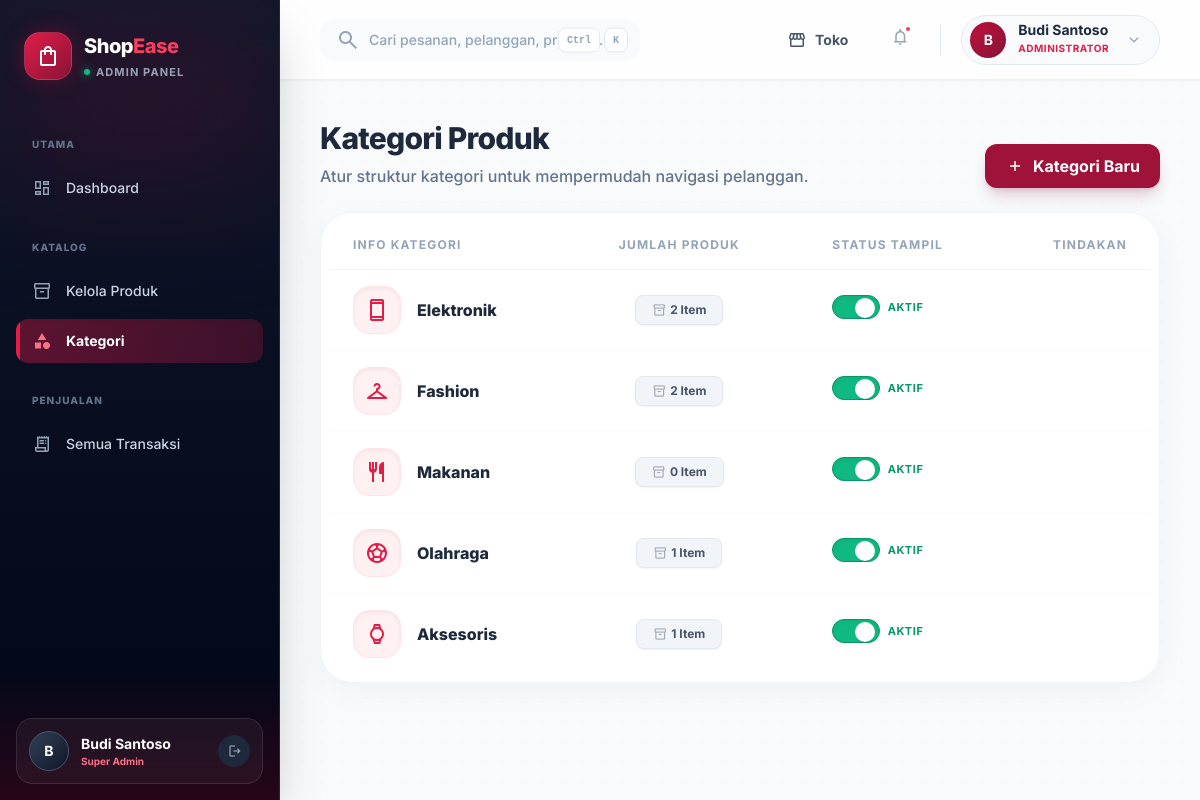
Screenshot of /admin/categories.php (signed in) with the database file from the repository.
### tables this page shows
CREATE TABLE IF NOT EXISTS `users` (
  `id`         INT UNSIGNED NOT NULL AUTO_INCREMENT,
  `name`       VARCHAR(100) NOT NULL,
  `email`      VARCHAR(150) NOT NULL UNIQUE,
  `password`   VARCHAR(255) NOT NULL,
  `phone`      VARCHAR(20)  DEFAULT NULL,
  `gender`     ENUM('male','female','other') DEFAULT NULL,
  `birth_date` DATE         DEFAULT NULL,
  `role`       ENUM('user','admin') NOT NULL DEFAULT 'user',
  `created_at` TIMESTAMP NOT NULL DEFAULT CURRENT_TIMESTAMP,
  PRIMARY KEY (`id`)
);

CREATE TABLE IF NOT EXISTS `categories` (
  `id`        INT UNSIGNED NOT NULL AUTO_INCREMENT,
  `name`      VARCHAR(100) NOT NULL,
  `icon`      VARCHAR(50)  DEFAULT 'category',
  `is_active` TINYINT(1)   NOT NULL DEFAULT 1,
  PRIMARY KEY (`id`)
);

### config/functions.php (called while the page is built, shortened)
<?php
function getCurrentUser(): ?array {
    $pdo = getDB();
    $stmt = $pdo->prepare('SELECT * FROM users WHERE id = ?');
    $stmt->execute([$_SESSION['user_id']]);
    return $stmt->fetch() ?: null;
}

### admin/categories.php (the view, shortened to what this page needs)
<?php include 'components/admin_header.php'; ?>
<?php
require_once __DIR__ . '/../config/functions.php';
$pdo = getDB();
$categories = $pdo->query(
    'SELECT c.*, COUNT(p.id) AS product_count
     FROM categories c
     LEFT JOIN products p ON p.category_id = c.id
     GROUP BY c.id
     ORDER BY c.id ASC'
)->fetchAll();
?>
<div class="mb-6 flex flex-col sm:flex-row sm:items-end justify-between gap-4">
    <div>
        <h2 class="text-3xl font-extrabold text-accent tracking-tight">Kategori Produk</h2>
        <p class="text-slate-500 font-medium mt-2">Atur struktur kategori untuk mempermudah navigasi pelanggan.</p>
    </div>
    <button onclick="openModal('addCatModal')" class="flex items-center gap-2 bg-primary-800 hover:bg-primary-900 text-white px-5 py-2.5 rounded-xl font-bold shadow-lg shadow-primary-900/20 shrink-0 transition-transform active:scale-95">
        <span class="material-symbols-outlined text-[20px]">add</span> Kategori Baru
    </button>
</div>
<div class="bg-white rounded-[2rem] border border-slate-100 shadow-[0_8px_30px_rgba(0,0,0,0.04)] overflow-hidden mb-8 mt-4">
    <div class="overflow-x-auto p-2">
        <table class="w-full text-left border-collapse whitespace-nowrap">
            <thead>
                <tr>
                    <th class="px-6 py-4 text-xs font-bold text-slate-400 uppercase tracking-widest border-b border-slate-100">Info Kategori</th>
                    <th class="px-6 py-4 text-xs font-bold text-slate-400 uppercase tracking-widest border-b border-slate-100 text-center">Jumlah Produk</th>
                    <th class="px-6 py-4 text-xs font-bold text-slate-400 uppercase tracking-widest border-b border-slate-100 text-center">Status Tampil</th>
                    <th class="px-6 py-4 text-xs font-bold text-slate-400 uppercase tracking-widest border-b border-slate-100 text-right">Tindakan</th>
                </tr>
            </thead>
            <tbody class="divide-y divide-slate-50">
                <?php foreach ($categories as $cat): ?>
                <tr class="hover:bg-slate-50/80 group transition-all duration-300 <?= $cat['is_active'] ? '' : 'bg-slate-50/50 grayscale-[20%]' ?>">
                    <td class="px-6 py-4">
                        <div class="flex items-center gap-4">
                            <div class="size-12 rounded-2xl flex items-center justify-center shrink-0 transition-all duration-300 <?= $cat['is_active'] ? 'bg-primary-50 text-primary-600 shadow-inner border border-primary-100 group-hover:bg-primary-600 group-hover:text-white' : 'bg-slate-100 text-slate-400 border border-slate-200' ?>">
                                <span class="material-symbols-outlined text-[24px]"><?= htmlspecialchars($cat['icon'] ?? 'category') ?></span>
                            </div>
                            <div>
                                <span class="font-extrabold text-base transition-colors <?= $cat['is_active'] ? 'text-slate-800 group-hover:text-primary-800' : 'text-slate-500' ?>"><?= htmlspecialchars($cat['name']) ?></span>
                            </div>
                        </div>
                    </td>
                    <td class="px-6 py-4 text-center">
                        <span class="inline-flex items-center justify-center px-4 py-1.5 bg-slate-100 text-slate-600 rounded-lg text-xs font-bold border border-slate-200 shadow-sm">
                            <span class="material-symbols-outlined text-[14px] mr-1 opacity-50">inventory_2</span>
                            <?= $cat['product_count'] ?> Item
                        </span>
                    </td>
                    <td class="px-6 py-4 text-center">
                        <form method="POST" action="category_action.php" class="inline-block">
                            <button type="submit" class="group/toggle flex items-center justify-center gap-2 text-sm mx-auto" title="Klik untuk mengubah status">
                                <div class="relative w-12 h-6 rounded-full transition-all duration-300 shadow-inner border <?= $cat['is_active'] ? 'bg-emerald-500 border-emerald-600' : 'bg-slate-300 border-slate-400' ?>">
                                    <span class="absolute top-0.5 size-5 rounded-full bg-white shadow-sm transition-all duration-300 <?= $cat['is_active'] ? 'left-[22px]' : 'left-0.5' ?>"></span>
                                </div>
                                <span class="font-bold text-[11px] uppercase tracking-wider w-14 text-left transition-colors <?= $cat['is_active'] ? 'text-emerald-600' : 'text-slate-400' ?>">
                                    <?= $cat['is_active'] ? 'Aktif' : 'Nonaktif' ?>
                                </span>
                            </button>
                        </form>
                    </td>
                    <td class="px-6 py-4">
                    </td>
                </tr>
                <?php endforeach; ?>
            </tbody>
        </table>
    </div>
</div>
<?php include 'components/admin_footer.php'; ?>

### admin/components/admin_header.php (shortened to what this page needs)
<?php
require_once __DIR__ . '/../../config/functions.php';
$adminUser = getCurrentUser();
$adminName = htmlspecialchars($adminUser['name'] ?? 'Admin');
$adminInitial = strtoupper(substr($adminUser['name'] ?? 'A', 0, 1));
?>
<!DOCTYPE html>
<html lang="id">
<head>
    <script src="https://cdn.tailwindcss.com?plugins=forms,container-queries"></script>
    <script id="tailwind-config">
        tailwind.config = {
            theme: {
                extend: {
                    colors: {
                        primary: {
                            50: '#fff1f2',
                            100: '#ffe4e6',
                            200: '#fecdd3',
                            300: '#fda4af',
                            400: '#fb7185',
                            500: '#f43f5e',
                            600: '#e11d48',
                            700: '#be123c',
                            800: '#9f1239', // Maroon base
                            900: '#881337',
                            950: '#4c0519',
                        },
                        accent: '#1e293b',
                        sidebar: '#0f172a',
                    },
                    fontFamily: { display: ['Inter', 'sans-serif'] },
                },
            },
        }
    </script>
</head>
<body class="font-display text-slate-800 bg-slate-50 antialiased selection:bg-primary-200 selection:text-primary-900">
<div class="flex h-screen overflow-hidden">
    <?php include 'admin_sidebar.php'; ?>
    <div class="flex-1 flex flex-col overflow-hidden relative">
        <header class="h-20 bg-white/80 backdrop-blur-xl border-b border-slate-200/60 flex items-center justify-between px-6 lg:px-10 z-20 shrink-0 shadow-sm sticky top-0">
            <div class="flex items-center gap-6 flex-1">
                <div class="relative w-80 max-w-full group">
                    <span class="material-symbols-outlined absolute left-4 top-1/2 -translate-y-1/2 text-slate-400 group-focus-within:text-primary-600 transition-colors">search</span>
                    <input class="w-full h-11 pl-12 pr-4 bg-slate-100/50 border-transparent rounded-2xl text-sm font-medium focus:bg-white focus:ring-4 focus:ring-primary-50 focus:border-primary-300 transition-all placeholder:text-slate-400 text-slate-700" placeholder="Cari pesanan, pelanggan, produk..." type="text"/>
                    <div class="absolute right-3 top-1/2 -translate-y-1/2 hidden sm:flex items-center gap-1">
                        <kbd class="px-2 py-1 bg-white border border-slate-200 rounded-lg text-[10px] font-bold text-slate-400">Ctrl</kbd>
                        <kbd class="px-2 py-1 bg-white border border-slate-200 rounded-lg text-[10px] font-bold text-slate-400">K</kbd>
                    </div>
                </div>
            </div>
            <div class="flex items-center gap-4">
                <a href="/index.php" class="hidden sm:flex items-center gap-2 text-slate-600 hover:text-primary-700 hover:bg-primary-50 px-4 py-2.5 rounded-xl text-sm font-bold transition-all" target="_blank" title="Lihat Toko Publik">
                    <span class="material-symbols-outlined text-[20px]">storefront</span>
                    Toko
                </a>
                <div class="relative">
                    <button class="relative p-2.5 text-slate-400 hover:text-primary-600 hover:bg-primary-50 rounded-xl transition-all">
                        <span class="material-symbols-outlined text-[20px]">notifications</span>
                        <span class="absolute top-2 right-2 w-2 h-2 bg-rose-500 rounded-full border-2 border-white"></span>
                    </button>
                </div>
                <div class="relative" id="adminMenu">
                    <button onclick="toggleAdminMenu()" class="flex items-center gap-3 pl-2 pr-4 py-1.5 rounded-full bg-slate-50 border border-slate-200 hover:bg-white hover:shadow-md hover:border-slate-300 transition-all focus:outline-none focus:ring-2 focus:ring-primary-500/50">
                        <div class="size-9 rounded-full bg-gradient-to-br from-primary-700 to-primary-900 flex items-center justify-center text-white font-bold text-sm shrink-0 shadow-inner">
                            <?= $adminInitial ?>
                        </div>
                        <div class="hidden sm:flex flex-col text-left">
                            <span class="text-sm font-bold text-accent leading-none"><?= $adminName ?></span>
                            <span class="text-[10px] font-bold text-primary-600 uppercase tracking-wider mt-1">Administrator</span>
                        </div>
                        <span class="material-symbols-outlined text-slate-400 text-[18px] ml-1 transition-transform duration-200" id="adminMenuCaret">expand_more</span>
                    </button>
                </div>
            </div>
        </header>
        <main class="flex-1 overflow-y-auto p-6 md:p-8 lg:p-10 relative z-10 scroll-smooth">
            <div class="max-w-screen-2xl mx-auto">

### admin/components/admin_sidebar.php
<?php
$currentPage = basename($_SERVER['PHP_SELF']);
function navLink(string $href, string $icon, string $label, string $current): string {
    $isActive = ($current === $href);
    $iconClass = $isActive ? 'fill-1 text-primary-400' : 'text-slate-400 group-hover:text-primary-300';
    $textClass = $isActive ? 'text-white font-bold' : 'text-slate-300 font-medium group-hover:text-white';
    $bgClass   = $isActive ? 'nav-active bg-primary-900/40 shadow-inner' : 'hover:bg-white/5';
    return "<a class=\"group flex items-center gap-3.5 px-4 py-3 rounded-xl $bgClass transition-all duration-300 relative overflow-hidden\" href=\"$href\">
        " . ($isActive ? "<div class=\"absolute inset-0 bg-gradient-to-r from-primary-600/20 to-transparent\"></div>" : "") . "
        <span class=\"material-symbols-outlined text-[20px] relative z-10 $iconClass transition-colors\">$icon</span>
        <span class=\"text-sm relative z-10 $textClass transition-colors\">$label</span>
    </a>";
}
?>
<aside class="w-[280px] shrink-0 flex flex-col overflow-hidden relative border-r border-slate-800 shadow-2xl z-30" style="background: linear-gradient(180deg, #0f172a 0%, #020617 100%);">
    <div class="absolute top-0 left-0 w-full h-48 bg-primary-900/20 blur-[60px] pointer-events-none"></div>
    <div class="px-6 py-8 flex items-center gap-3 relative z-10">
        <div class="size-12 rounded-2xl bg-gradient-to-br from-primary-600 to-primary-900 flex items-center justify-center text-white shrink-0 shadow-[0_0_20px_rgba(159,18,57,0.4)] border border-white/10">
            <span class="material-symbols-outlined text-[24px]">shopping_bag</span>
        </div>
        <div>
            <h1 class="font-extrabold text-xl text-white tracking-tight">Shop<span class="text-primary-500">Ease</span></h1>
            <div class="flex items-center gap-1.5 mt-1">
                <span class="w-1.5 h-1.5 rounded-full bg-emerald-500 shadow-[0_0_8px_rgba(16,185,129,0.8)]"></span>
                <p class="text-[11px] font-bold text-slate-400 uppercase tracking-widest">Admin Panel</p>
            </div>
        </div>
    </div>
    <nav class="flex-1 px-4 py-4 space-y-1.5 sidebar-scrollbar overflow-y-auto relative z-10">
        <p class="text-[10px] font-extrabold text-slate-500 uppercase tracking-widest px-4 pb-2 pt-2">Utama</p>
        <?= navLink('index.php',      'dashboard',   'Dashboard',         $currentPage) ?>
        <p class="text-[10px] font-extrabold text-slate-500 uppercase tracking-widest px-4 pb-2 pt-6">Katalog</p>
        <?= navLink('products.php',   'inventory_2', 'Kelola Produk',     $currentPage) ?>
        <?= navLink('categories.php', 'category',    'Kategori',          $currentPage) ?>
        <p class="text-[10px] font-extrabold text-slate-500 uppercase tracking-widest px-4 pb-2 pt-6">Penjualan</p>
        <?= navLink('reports.php',    'receipt_long','Semua Transaksi',   $currentPage) ?>
    </nav>
    <div class="p-4 relative z-10 mt-auto">
        <div class="absolute bottom-0 left-0 w-full h-32 bg-gradient-to-t from-primary-950/50 to-transparent pointer-events-none -z-10"></div>
        <div class="flex items-center gap-3 px-3 py-3 rounded-2xl bg-white/5 border border-white/10 hover:bg-white/10 hover:border-primary-500/30 transition-all group backdrop-blur-md">
            <div class="size-10 rounded-full bg-gradient-to-br from-slate-700 to-slate-900 border border-slate-600 flex items-center justify-center text-white font-bold text-sm shrink-0 shadow-inner group-hover:scale-105 transition-transform">
                <?= $adminInitial ?>
            </div>
            <div class="flex flex-col min-w-0 flex-1">
                <span class="text-sm font-bold truncate text-white"><?= htmlspecialchars($adminName) ?></span>
                <span class="text-[10px] font-bold text-primary-400">Super Admin</span>
            </div>
            <a href="/auth/logout.php" class="w-8 h-8 rounded-full bg-slate-800 flex items-center justify-center text-slate-400 hover:text-white hover:bg-rose-500 hover:shadow-[0_0_15px_rgba(244,63,94,0.5)] transition-all shrink-0" title="Logout">
                <span class="material-symbols-outlined text-[16px] translate-x-[1px]">logout</span>
            </a>
        </div>
    </div>
</aside>

### admin/components/admin_header.php (style rules this page uses)
.fill-1 { font-variation-settings: 'FILL' 1; }
.nav-active { position: relative; }
.nav-active::before { content:''; position:absolute; left:0; top:50%; transform:translateY(-50%); width:4px; height:100%; background:#e11d48; border-radius:0 4px 4px 0; }

### rows the page displays
users: name "B", name "Budi Santoso"
categories: name "Elektronik", product_count "2", is_active 1 (drawn)
categories: name "Fashion", product_count "2", is_active 1 (drawn)
categories: name "Makanan", product_count "0", is_active 1 (drawn)
categories: name "Olahraga", product_count "1", is_active 1 (drawn)
categories: name "Aksesoris", product_count "1", is_active 1 (drawn)

### other values shown
$label "Dashboard Kelola Produk Kategori Semua Transaksi"
